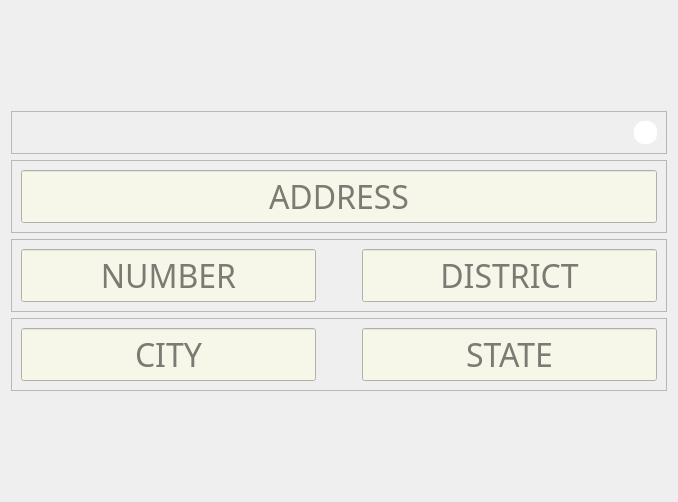
             <widget class="QWidget" name="rmcr_cb_2">
              <layout class="QVBoxLayout" name="verticalLayout_8">
               <item>
                <spacer name="verticalSpacer_5">
                 <property name="orientation">
                  <enum>Qt::Vertical</enum>
                 </property>
                 <property name="sizeType">
                  <enum>QSizePolicy::Maximum</enum>
                 </property>
                 <property name="sizeHint" stdset="0">
                  <size>
                   <width>20</width>
                   <height>100</height>
                  </size>
                 </property>
                </spacer>
               </item>
               <item>
                <widget class="QFrame" name="rmcr_w2">
                 <property name="frameShape">
                  <enum>QFrame::StyledPanel</enum>
                 </property>
                 <property name="frameShadow">
                  <enum>QFrame::Raised</enum>
                 </property>
                 <layout class="QHBoxLayout" name="horizontalLayout_52">
                  <item>
                   <spacer name="horizontalSpacer_49">
                    <property name="orientation">
                     <enum>Qt::Horizontal</enum>
                    </property>
                    <property name="sizeHint" stdset="0">
                     <size>
                      <width>558</width>
                      <height>20</height>
                     </size>
                    </property>
                   </spacer>
                  </item>
                  <item>
                   <widget class="QFrame" name="rmcr_w_f2">
                    <property name="sizePolicy">
                     <sizepolicy hsizetype="Maximum" vsizetype="Maximum">
                      <horstretch>0</horstretch>
                      <verstretch>0</verstretch>
                     </sizepolicy>
                    </property>
                    <property name="minimumSize">
                     <size>
                      <width>23</width>
                      <height>23</height>
                     </size>
                    </property>
                    <property name="styleSheet">
                     <string notr="true">border-image: url(:/img/Interface_files/qestion.png) 0 0 0 0 sketch sketch;
background-color: rgb(255, 255, 255);
border-radius: 10px;</string>
                    </property>
                    <property name="frameShape">
                     <enum>QFrame::StyledPanel</enum>
                    </property>
                    <property name="frameShadow">
                     <enum>QFrame::Raised</enum>
                    </property>
                   </widget>
                  </item>
                 </layout>
                </widget>
               </item>
               <item>
                <widget class="QFrame" name="rmcr_cb_2_f1">
                 <property name="frameShape">
                  <enum>QFrame::StyledPanel</enum>
                 </property>
                 <property name="frameShadow">
                  <enum>QFrame::Raised</enum>
                 </property>
                 <layout class="QHBoxLayout" name="horizontalLayout_27">
                  <item>
                   <widget class="QLineEdit" name="rmcr_cb_2_f1_add">
                    <property name="font">
                     <font>
                      <family>Voga </family>
                      <pointsize>24</pointsize>
                      <italic>false</italic>
                      <bold>false</bold>
                     </font>
                    </property>
                    <property name="styleSheet">
                     <string notr="true">QLineEdit:focus, QLineEdit:hover
{
	
	background-color: rgb(255, 219, 187);
}
QLineEdit
{
	
	font: 24pt &quot;Voga &quot;;
	background-color: rgb(246, 246, 233);
}</string>
                    </property>
                    <property name="inputMask">
                     <string/>
                    </property>
                    <property name="text">
                     <string/>
                    </property>
                    <property name="alignment">
                     <set>Qt::AlignCenter</set>
                    </property>
                    <property name="placeholderText">
                     <string>ADDRESS</string>
                    </property>
                   </widget>
                  </item>
                 </layout>
                </widget>
               </item>
               <item>
                <widget class="QFrame" name="rmcr_cb_2_f2">
                 <property name="frameShape">
                  <enum>QFrame::StyledPanel</enum>
                 </property>
                 <property name="frameShadow">
                  <enum>QFrame::Raised</enum>
                 </property>
                 <layout class="QHBoxLayout" name="horizontalLayout_29">
                  <item>
                   <widget class="QLineEdit" name="rmcr_cb_2_f2_num">
                    <property name="sizePolicy">
                     <sizepolicy hsizetype="Minimum" vsizetype="Fixed">
                      <horstretch>0</horstretch>
                      <verstretch>0</verstretch>
                     </sizepolicy>
                    </property>
                    <property name="minimumSize">
                     <size>
                      <width>200</width>
                      <height>0</height>
                     </size>
                    </property>
                    <property name="font">
                     <font>
                      <family>Voga </family>
                      <pointsize>24</pointsize>
                      <italic>false</italic>
                      <bold>false</bold>
                     </font>
                    </property>
                    <property name="styleSheet">
                     <string notr="true">QLineEdit:focus, QLineEdit:hover
{
	
	background-color: rgb(255, 219, 187);
}
QLineEdit
{
	font: 24pt &quot;Voga &quot;;
	background-color: rgb(246, 246, 233);
}</string>
                    </property>
                    <property name="inputMask">
                     <string/>
                    </property>
                    <property name="text">
                     <string/>
                    </property>
                    <property name="alignment">
                     <set>Qt::AlignCenter</set>
                    </property>
                    <property name="placeholderText">
                     <string>NUMBER</string>
                    </property>
                   </widget>
                  </item>
                  <item>
                   <spacer name="horizontalSpacer_11">
                    <property name="orientation">
                     <enum>Qt::Horizontal</enum>
                    </property>
                    <property name="sizeType">
                     <enum>QSizePolicy::Minimum</enum>
                    </property>
                    <property name="sizeHint" stdset="0">
                     <size>
                      <width>40</width>
                      <height>20</height>
                     </size>
                    </property>
                   </spacer>
                  </item>
                  <item>
                   <widget class="QLineEdit" name="rmcr_cb_2_f2_dist">
                    <property name="sizePolicy">
                     <sizepolicy hsizetype="Minimum" vsizetype="Fixed">
                      <horstretch>0</horstretch>
                      <verstretch>0</verstretch>
                     </sizepolicy>
                    </property>
                    <property name="minimumSize">
                     <size>
                      <width>200</width>
                      <height>0</height>
                     </size>
                    </property>
                    <property name="font">
                     <font>
                      <family>Voga </family>
                      <pointsize>24</pointsize>
                      <italic>false</italic>
                      <bold>false</bold>
                     </font>
                    </property>
                    <property name="styleSheet">
                     <string notr="true">QLineEdit:focus, QLineEdit:hover
{
	
	background-color: rgb(255, 219, 187);
}
QLineEdit
{
	font: 24pt &quot;Voga &quot;;
	background-color: rgb(246, 246, 233);
}</string>
                    </property>
                    <property name="inputMask">
                     <string/>
                    </property>
                    <property name="text">
                     <string/>
                    </property>
                    <property name="alignment">
                     <set>Qt::AlignCenter</set>
                    </property>
                    <property name="placeholderText">
                     <string>DISTRICT</string>
                    </property>
                    <property name="cursorMoveStyle">
                     <enum>Qt::LogicalMoveStyle</enum>
                    </property>
                   </widget>
                  </item>
                 </layout>
                </widget>
               </item>
               <item>
                <widget class="QFrame" name="rmcr_cb_2_f3">
                 <property name="frameShape">
                  <enum>QFrame::StyledPanel</enum>
                 </property>
                 <property name="frameShadow">
                  <enum>QFrame::Raised</enum>
                 </property>
                 <layout class="QHBoxLayout" name="horizontalLayout_28">
                  <item>
                   <widget class="QLineEdit" name="rmcr_cb_2_f3_cty">
                    <property name="sizePolicy">
                     <sizepolicy hsizetype="Minimum" vsizetype="Fixed">
                      <horstretch>0</horstretch>
                      <verstretch>0</verstretch>
                     </sizepolicy>
                    </property>
                    <property name="minimumSize">
                     <size>
                      <width>200</width>
                      <height>0</height>
                     </size>
                    </property>
                    <property name="font">
                     <font>
                      <family>Voga </family>
                      <pointsize>24</pointsize>
                      <italic>false</italic>
                      <bold>false</bold>
                     </font>
                    </property>
                    <property name="styleSheet">
                     <string notr="true">QLineEdit:focus, QLineEdit:hover
{
	
	background-color: rgb(255, 219, 187);
}
QLineEdit
{
	font: 24pt &quot;Voga &quot;;
	background-color: rgb(246, 246, 233);
}</string>
                    </property>
                    <property name="inputMask">
                     <string/>
                    </property>
                    <property name="text">
                     <string/>
                    </property>
                    <property name="alignment">
                     <set>Qt::AlignCenter</set>
                    </property>
                    <property name="placeholderText">
                     <string>CITY</string>
                    </property>
                   </widget>
                  </item>
                  <item>
                   <spacer name="horizontalSpacer_10">
                    <property name="orientation">
                     <enum>Qt::Horizontal</enum>
                    </property>
                    <property name="sizeType">
                     <enum>QSizePolicy::Minimum</enum>
                    </property>
                    <property name="sizeHint" stdset="0">
                     <size>
                      <width>40</width>
                      <height>20</height>
                     </size>
                    </property>
                   </spacer>
                  </item>
                  <item>
                   <widget class="QLineEdit" name="rmcr_cb_2_f3_stte">
                    <property name="sizePolicy">
                     <sizepolicy hsizetype="Minimum" vsizetype="Fixed">
                      <horstretch>0</horstretch>
                      <verstretch>0</verstretch>
                     </sizepolicy>
                    </property>
                    <property name="minimumSize">
                     <size>
                      <width>200</width>
                      <height>0</height>
                     </size>
                    </property>
                    <property name="font">
                     <font>
                      <family>Voga </family>
                      <pointsize>24</pointsize>
                      <italic>false</italic>
                      <bold>false</bold>
                     </font>
                    </property>
                    <property name="styleSheet">
                     <string notr="true">QLineEdit:focus, QLineEdit:hover
{
	
	background-color: rgb(255, 219, 187);
}
QLineEdit
{
	font: 24pt &quot;Voga &quot;;
	background-color: rgb(246, 246, 233);
}</string>
                    </property>
                    <property name="inputMask">
                     <string/>
                    </property>
                    <property name="text">
                     <string/>
                    </property>
                    <property name="alignment">
                     <set>Qt::AlignCenter</set>
                    </property>
                    <property name="placeholderText">
                     <string>STATE</string>
                    </property>
                   </widget>
                  </item>
                 </layout>
                </widget>
               </item>
               <item>
                <spacer name="verticalSpacer_6">
                 <property name="orientation">
                  <enum>Qt::Vertical</enum>
                 </property>
                 <property name="sizeType">
                  <enum>QSizePolicy::Maximum</enum>
                 </property>
                 <property name="sizeHint" stdset="0">
                  <size>
                   <width>20</width>
                   <height>100</height>
                  </size>
                 </property>
                </spacer>
               </item>
              </layout>
             </widget>
